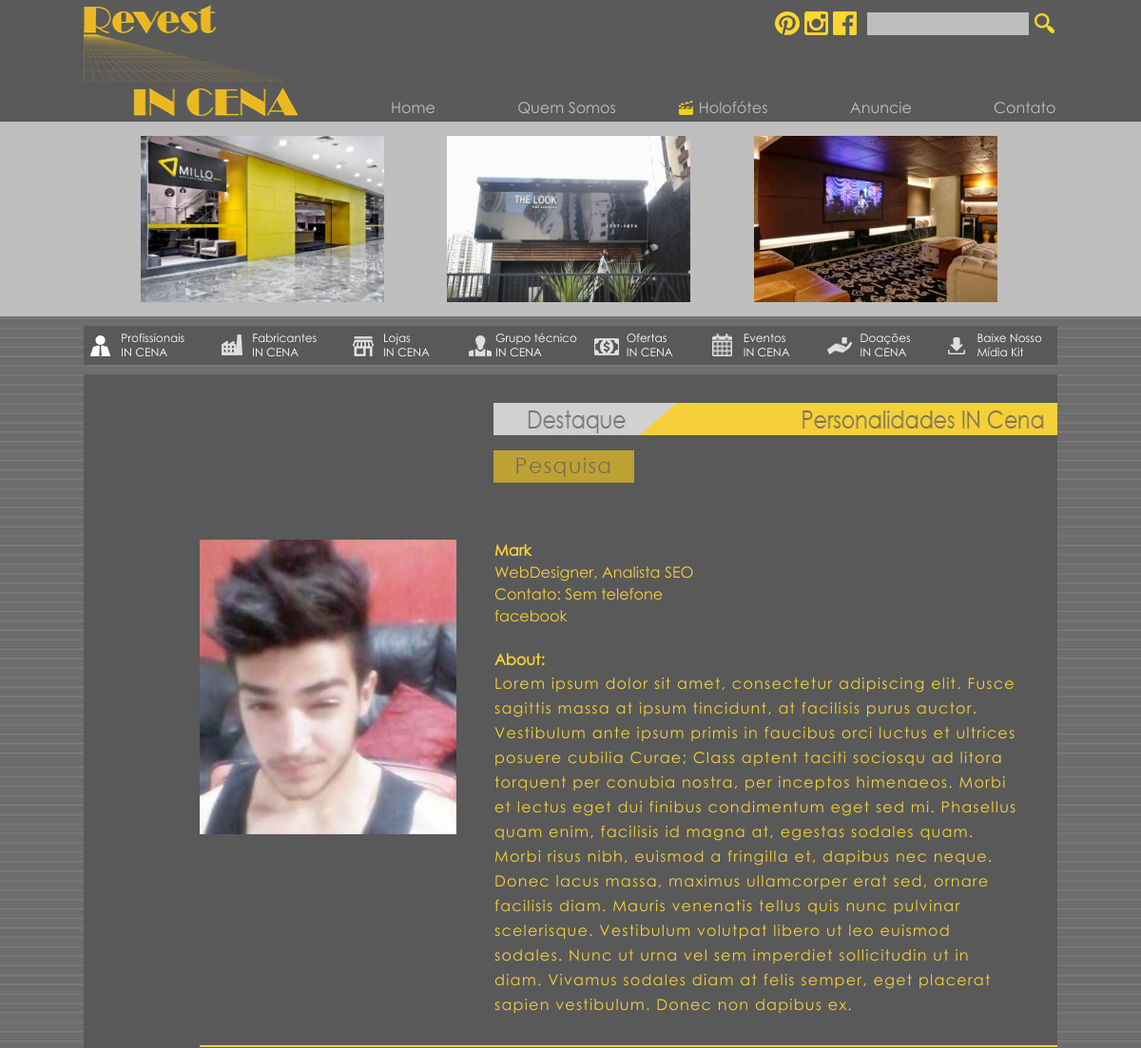
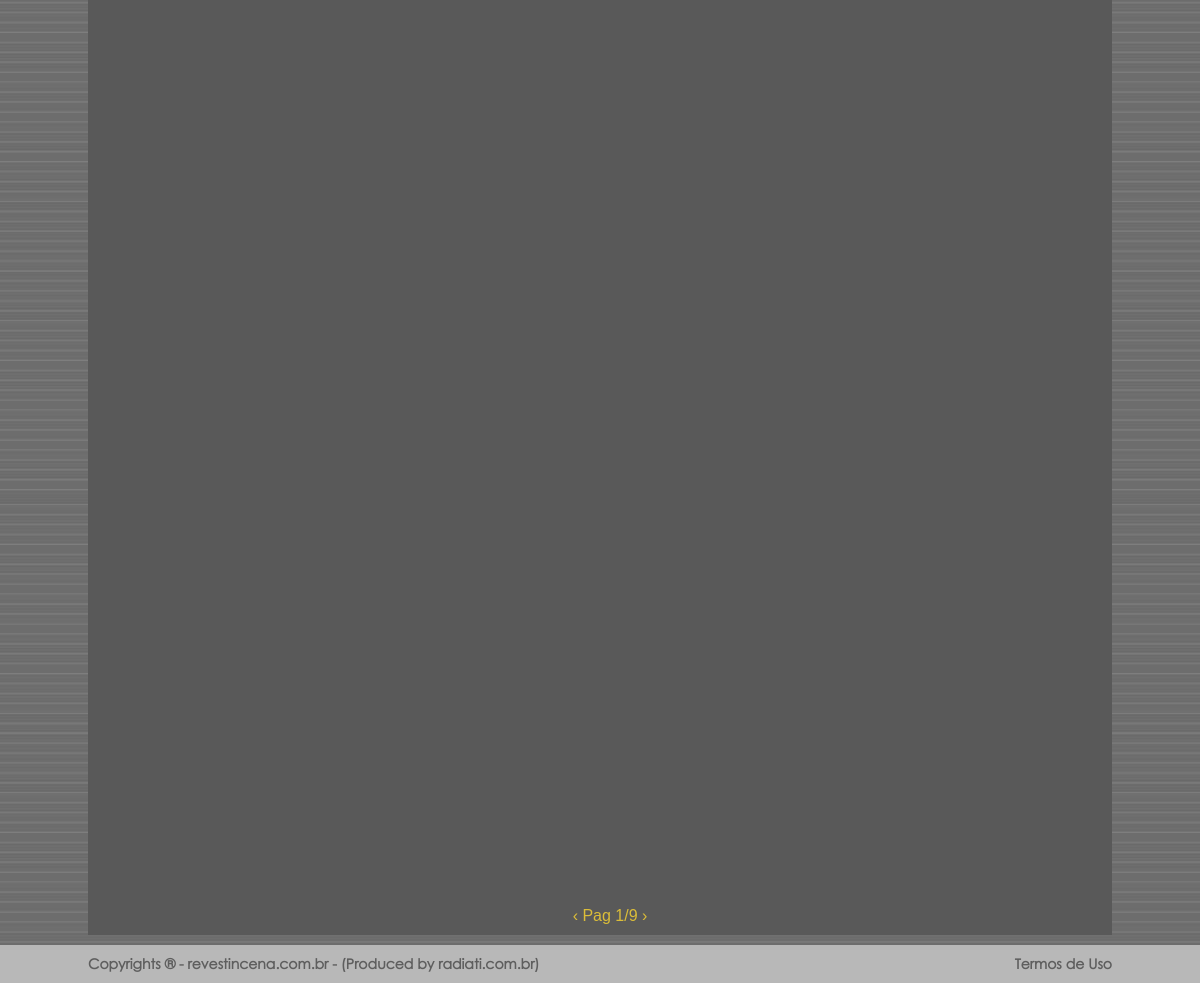
Screenshot of /personalidades.php with the database file from the repository (2 pictures, top to bottom).
### tables this page shows
CREATE TABLE IF NOT EXISTS `publicidade` (
  `id_p` int(11) NOT NULL AUTO_INCREMENT,
  `name_p` varchar(30) NOT NULL,
  `image_p` varchar(50) NOT NULL,
  `url_p` varchar(150) NOT NULL,
  PRIMARY KEY (`id_p`)
);

CREATE TABLE IF NOT EXISTS `product` (
  `id_pro` int(11) NOT NULL AUTO_INCREMENT,
  `title_pro` varchar(120) NOT NULL,
  `subtitle_pro` varchar(100) NOT NULL,
  `contact_pro` varchar(40) NOT NULL,
  `link_pro` varchar(150) NOT NULL,
  `about_pro` text NOT NULL,
  `featured_pro` int(11) NOT NULL,
  `image_pro` varchar(50) NOT NULL,
  `type_pro` int(11) NOT NULL,
  PRIMARY KEY (`id_pro`)
);

### personalidades.php (the view, shortened to what this page needs)
<?php $pagename = "holofotes";   ?>
<?php include_once('cms/php/conn.php'); mysqli_set_charset($conn, "utf8");?>
<!DOCTYPE html>
<html lang="pt-br">
	<head>
		<?php include_once('includes/head.php');?>
	</head>
	<body>
		<?php include_once('includes/header.php');?>
		<?php include_once('includes/menu.php');?>
		<div class="Centro FundoConteudo contato_overflow">
			<img src="imagens/personalidades-destaque.jpg" alt="Contato" class="Titulos TitulosGrandes right" style="width:603px;height:34px;"/>
                   <img src="imagens/search.png" class="search">
            <div class="ofertas">
                <?php
					$SelectPerson = mysqli_query($conn, "SELECT * FROM product WHERE type_pro=2 ORDER BY featured_pro DESC");
					while($Person=mysqli_fetch_object($SelectPerson)):
				?>
                <div class="bloc_ofertas">
                    <img src="cms/imagens/produto/<?php echo $Person->image_pro;?>">
                        <div class="text_ofertas">
                                <b><?php echo $Person->title_pro;?> </b><br />
                                <?php echo $Person->subtitle_pro;?><br />
                                Contato: <?php echo $Person->contact_pro;?><br />
                                <?php echo $Person->link_pro;?><br /><br />
                                 <b>About:</b><br />
                                <p>
									<?php echo $Person->about_pro;?>
                        </div>
                </div>
                <?php endwhile;?>
            </div>
            <div class="PaginadorHome">
                <a href="#">‹</a>
                <a href="#">Pag 1/9</a>
                <a href="#">›</a>
            </div>
        </div>
		<?php include_once('includes/footer.php');?>
	</body>
</html>

### includes/header.php (shortened to what this page needs)
		<header>
			<div class="FundoSuperior">
				<div class="Centro">
					<a href="index.php">
						<img src="imagens/logo.png" alt="logo" class="Logo"/>
					</a>
					<div class="RedesSociaisHeader">
						<div class="IconesEsquerda">
							<img src="imagens/icones/pinterest.png" alt="Pinterest" class="Icones"/>
							<img src="imagens/icones/instagram.png" alt="Instagram" class="Icones"/>
							<img src="imagens/icones/fb.png" alt="Facebook" class="Icones"/>
						</div>
						<div class="FormDireita">
							<form name="buscar" method="post" action="">
								<input type="text" name="busca"/>
								<button onclick="this.submit();">
									<img src="imagens/icones/lupa.png" alt="Lupa"/>
								</button>
							</form>
						</div>
					</div>
					<nav>
						<ul class="MenuSuperior">
<?php
        if($pagename=="home"){
?>
							<li style="background-position: 35px 3px;" class="claquete_ativa" id="hover_claquete">
								<a href="index.php" style="margin-right:48px;">
									Home
								</a>
							</li>
							<li style="background-position: 18px 3px; width: 150px;" id="hover_claquete">
								<a href="quem-somos.php" style="margin-right:8px;">
									Quem Somos
								</a>
							</li>
							<li style="background-position: 58px 3px;" id="hover_claquete">
								<a href="#">
									Holofótes
								</a>
								<ul class="Dropdown">
									<li onclick="location.href='personalidades.php'">
										<a href="personalidades.php">Personalidades IN CENA</a>
									</li>
									<li onclick="location.href='materias.php'">
										<a href="materias.php">Matérias e Artigos</a>
									</li>
									<li onclick="location.href='orgaos-do-setor.php'">
										<a href="orgaos-do-setor.php">Orgãos do Setor</a>
									</li>
									<li onclick="location.href='noticias.php'">
										<a href="noticias.php">Notícias</a>
									</li>
									<li onclick="location.href='projetos.php'">
										<a href="projetos.php">Projetos</a>
									</li>
                                    <li onclick="location.href='newsletter.php'">
										<a href="newsletter.php">Newsletter</a>
									</li>
								</ul>
							</li>
							<li style="background-position: 65px 3px;" id="hover_claquete">
								<a href="#">
									Anuncie
								</a>
							</li>
							<li style="background-position: 63px 3px;" id="hover_claquete">
								<a href="contato.php">
									Contato
								</a>
							</li>
<?php }elseif($pagename=="holofotes"){ ?>
							<li style="background-position: 35px 3px;"  id="hover_claquete">
								<a href="index.php" style="margin-right:48px;">
									Home
								</a>
							</li>
							<li style="background-position: 18px 3px; width: 150px;" id="hover_claquete">
								<a href="quem-somos.php" style="margin-right:8px;">
									Quem Somos
								</a>
							</li>
							<li style="background-position: 58px 3px;" id="hover_claquete" class="claquete_ativa">
								<a href="#">
									Holofótes
								</a>
							</li>
							<li style="background-position: 65px 3px;" id="hover_claquete">
								<a href="#">
									Anuncie
								</a>
							</li>
                            <li style="background-position: 63px 3px;" id="hover_claquete">
								<a href="contato.php">
									Contato
								</a>
							</li>
<?php }else if(!isset($pagename)){ ?>
							<li style="background-position: 35px 3px;"  id="hover_claquete" class="claquete_ativa">
								<a href="index.php" style="margin-right:48px;">
									Home
								</a>
							</li>
							<li style="background-position: 18px 3px; width: 150px;" id="hover_claquete">
								<a href="quem-somos.php" style="margin-right:8px;">
									Quem Somos
								</a>
							</li>
							<li style="background-position: 58px 3px;" id="hover_claquete" >
								<a href="#">
									Holofótes
								</a>
								<ul class="Dropdown">
									<li onclick="location.href='personalidades.php'">
										<a href="personalidades.php">Personalidades IN CENA</a>
									</li>
									<li onclick="location.href='materias.php'">
										<a href="materias.php">Matérias e Artigos</a>
									</li>
									<li onclick="location.href='orgaos-do-setor.php'">
										<a href="orgaos-do-setor.php">Orgãos do Setor</a>
									</li>
									<li onclick="location.href='noticias.php'">
										<a href="noticias.php">Notícias</a>
									</li>
									<li onclick="location.href='projetos.php'">
										<a href="projetos.php">Projetos</a>
									</li>
                                           <li onclick="location.href='newsletter.php'">
										<a href="newsletter.php">Newsletter</a>
									</li>
								</ul>
							</li>
							<li style="background-position: 65px 3px;" id="hover_claquete">
								<a href="#">
									Anuncie
								</a>
							</li>
                            <li style="background-position: 63px 3px;" id="hover_claquete">
								<a href="contato.php">
									Contato
								</a>
							</li>
<?php } ?>
                        </ul>
					</nav>
					<div class="esp"></div>
				</div>
			</div>
			<div class="FundoInferior">
				<div class="Centro DestaqueTopo">
					<?php
						$SelectPublict = mysqli_query($conn, "SELECT * FROM publicidade LIMIT 0, 3");
						while($Publict=mysqli_fetch_object($SelectPublict)):
						if($Publict->image_p!=''):
					?>
						<a href="<?php echo $Publict->url_p?>" target="_blank">
							<img src="cms/imagens/publicidade/<?php echo $Publict->image_p?>" alt="destaque" class="ImagemDestaqueTopo"/>
						</a>
					<?php
						endif;
						endwhile;
					?>
					<div class="esp"></div>
				</div>
			</div>
		</header>

### css/style.css (style rules this page uses)
* { padding: 0; margin: 0; font-family: "Century Gothic"; outline: none; }
body { background: url(../imagens/fundo.jpg); }
header { width: 100%; height: auto; }
.FundoSuperior, .FundoInferior { width: 100%; height: auto; }
.FundoSuperior { padding: 5px 0; background: #5a5a5a; }
.FundoInferior { padding: 10px 0; background: #bebebe; }
.esp { width: 100%; height: 1px; clear: both; }
.DestaqueTopo a { text-decoration: none; }
.SubMenu, .FundoConteudo { background: #595959; }
.FundoConteudo { padding: 10px; margin-top: 10px !important; }
.right { float: right; }

### css/mobile.css (style rules this page uses)
.FundoSuperior .MenuSuperior .claquete_ativa { background-image: url("../imagens/icones/claquete.png"); background-repeat: no-repeat; }
.Centro { height: auto; margin: auto; position: relative; width: 1024px; }
.FundoConteudo { width: 1004px !important; }
.Logo { float: left; height: auto; width: 22%; }
nav { bottom: 0; height: auto; margin-top: 20px; position: absolute; right: 0; width: 74%; }
.MenuSuperior { list-style: outside none none; }
.MenuSuperior li { float: left; text-align: right; width: 20%; }
.MenuSuperior li a { color: #bebebe; text-decoration: none; }
.RedesSociaisHeader { position: absolute; right: 0; top: 0; width: auto; }
.IconesEsquerda { float: left; padding-right: 10px; padding-top: 2px; text-align: right; width: 200px; }
.FormDireita { float: right; padding-top: 8px; width: 200px; }
.RedesSociaisHeader .Icones { padding-top: 5px; }
.RedesSociaisHeader input[type="text"] { background: #bebebe none repeat scroll 0 0; border: 0 none; padding: 4px 5px; width: 160px; }
.RedesSociaisHeader button { background: transparent none repeat scroll 0 0; border: 0 none; cursor: pointer; height: 24px; margin-left: 5px; padding: 0; position: absolute; width: 23px; }
.RedesSociaisHeader button img { height: auto; width: 100%; }
.ImagemDestaqueTopo { height: auto; margin-right: 2px; margin-top: 5px; margin-left: 60px; width: 25%; }
.PaginadorHome { clear: both; padding: 10px 0; text-align: center; width: 100%; }
.PaginadorHome a { color: #dbbd39; font-family: Arial; font-size: 16px; text-decoration: none; }
.Titulos { margin-bottom: 40px; margin-right: -10px; margin-top: 30px; z-index: 10; }
.TitulosGrandes { width: 883px; }
.contato_overflow { overflow: hidden; padding: 0 0 0 20px; }
.FundoConteudo .ofertas { float: right; height: 1500px; width: 910px; }
.FundoConteudo .ofertas .bloc_ofertas { float: right; height: auto; border-bottom: 2px solid #F5D039; padding-bottom: 30px; margin-top: 70px; width: 902px; }
.FundoConteudo .ofertas .bloc_ofertas img { height: auto; width: 270px; }
.FundoConteudo .ofertas .bloc_ofertas .text_ofertas { color: #f5d039; float: right; font-family: "Century Gothic"; height: auto; line-height: 23px; margin-right: 40px; width: 552px; }
.FundoConteudo .ofertas .bloc_ofertas .text_ofertas p { color: #f5d039; letter-spacing: 1.2px; line-height: 26px; }
.search { float: right; margin-right: -148px; margin-top: 80px; z-index: 10; }

### rows the page displays
publicidade: image_p (picture)
publicidade: image_p (picture)
publicidade: image_p (picture)
product: image_pro (picture), title_pro "Mark", subtitle_pro "WebDesigner, Analista SEO", contact_pro "Sem telefone", link_pro "facebook", about_pro "Lorem ipsum dolor sit amet, consectetur adipiscing elit. Fusce sagittis massa at ipsum tincidunt, at facilisis purus auctor. Vestibulum ante ipsum primis in faucibus orci luctus et ultrices posuere cubilia Curae; Class aptent taciti sociosqu ad litora torquent per conubia nostra, per inceptos himenaeos. Morbi et lectus eget dui finibus condimentum eget sed mi. Phasellus quam enim, facilisis id magna at, egestas sodales quam. Morbi risus nibh, euismod a fringilla et, dapibus nec neque. Donec lacus massa, maximus ullamcorper erat sed, ornare facilisis diam. Mauris venenatis tellus quis nunc pulvinar scelerisque. Vestibulum volutpat libero ut leo euismod sodales. Nunc ut urna vel sem imperdiet…"
